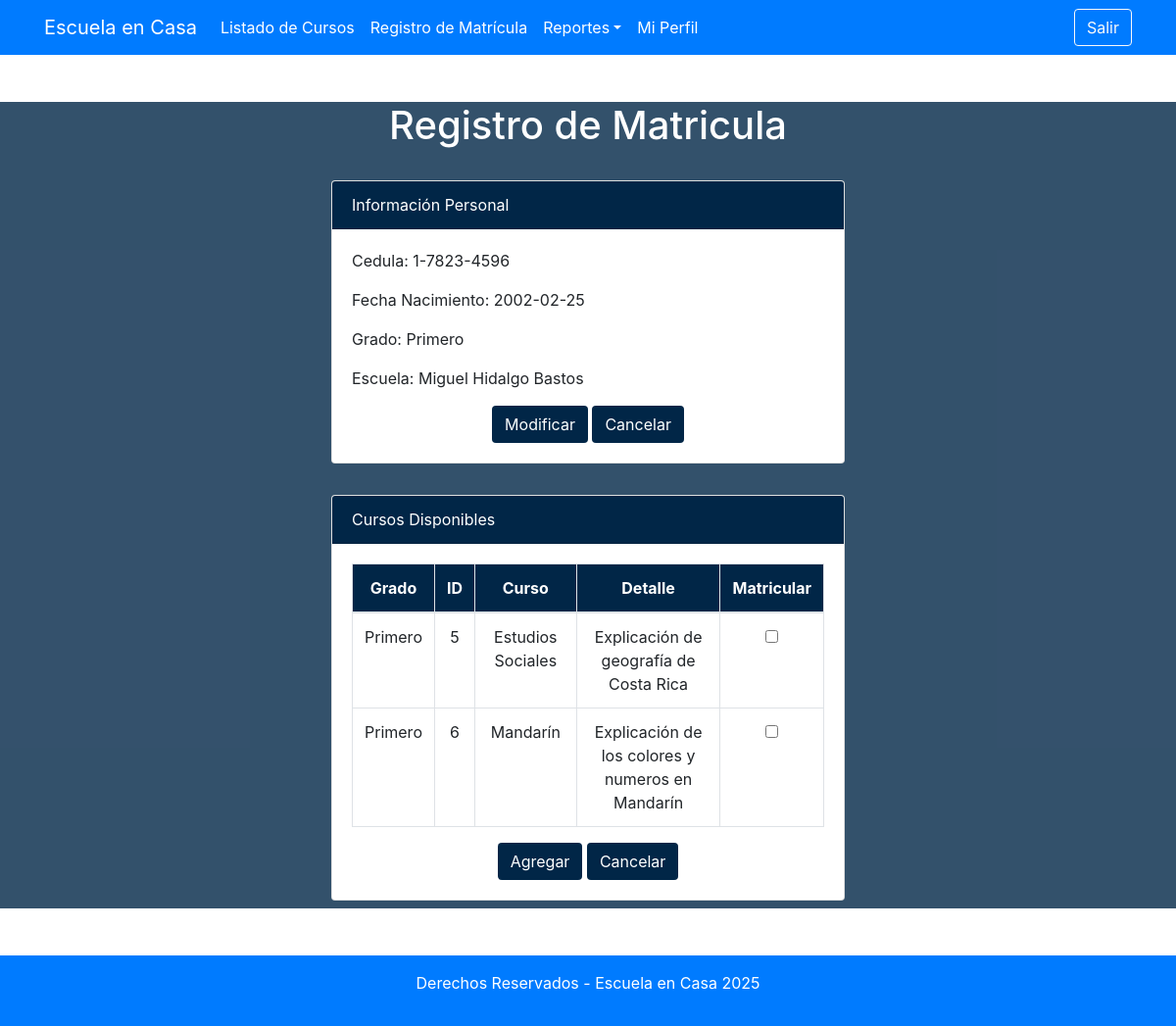
Page /app/views/curso/registro_matricula.php (signed in) on the committed database.
### tables this page shows
create table curso (
  id_curso INT NOT NULL AUTO_INCREMENT,
  descripcion  VARCHAR(1600),
  grado  VARCHAR(15),
  detalle VARCHAR(1600),
  ruta_imagen varchar(1024),
  estado  VARCHAR(15),
id_usuario INT,
  PRIMARY KEY (id_curso),
  foreign key fk_usuario_id (id_usuario) references usuario(id_usuario)  );

### app/models/curso.php (called while the page is built, shortened)
<?php
require_once $_SERVER['DOCUMENT_ROOT'] . '/G1_SC-502_JN_Proyecto/config/database.php';
class curso
{
    public static function get_cursos_disponibles()
    {
        global $conn;
        $sql = "SELECT id_curso, descripcion, detalle
    FROM curso
    WHERE estado = 'Disponible'
      AND grado = '" . $_SESSION['grado'] . "'
      AND descripcion NOT IN (
          SELECT descripcion
          FROM curso
          WHERE id_usuario = " . $_SESSION['usuario'] . "
      )";
        $result = $conn->query($sql);
        $cursos = [];
        if ($result->num_rows > 0) {
            while ($row = $result->fetch_assoc()) {
                $cursos[] = $row;
            }
        }
        return $cursos;
    }
}
?>

### app/controller/cursoController.php (called while the page is built, shortened)
<?php
require_once __DIR__ .'/../models/curso.php';
function get_cursos_disponibles() {
    try {
        $cursos = curso::get_cursos_disponibles();
        return ['cursos' => $cursos];
    } catch (Exception $e) {
        header("Location: ../../layout.php?status=error&msg=" . urlencode($e->getMessage()));
        exit();
    }
}
?>

### app/views/curso/registro_matricula.php (the view, shortened to what this page needs)
<?php
include $_SERVER['DOCUMENT_ROOT'] . '/G1_SC-502_JN_Proyecto/app/controller/cursoController.php';
$data = get_cursos_disponibles();
$cursos = $data['cursos'];
?>
<!DOCTYPE html>
<html>
<head>
    <link rel="stylesheet" href="https://maxcdn.bootstrapcdn.com/bootstrap/4.0.0/css/bootstrap.min.css">
    <link href="/G1_SC-502_JN_Proyecto/public/css/style.css" rel="stylesheet" type="text/css" />
</head>
<body>
    <?php
    include $_SERVER['DOCUMENT_ROOT'] . '/G1_SC-502_JN_Proyecto/app/views/nav_menu.php'
        ?>
    <section class="bg-custom" id="estudiante">
        <div class="container mt-5">
            <h1 class="text-center text-white">Registro de Matricula</h1>
            <div class="row mt-4">
                <div class="col-md-6">
                    <div class="card">
                        <div class="card-header bg-body-custom text-white">Información Personal</div>
                        <div class="card-body">
                            <div class="mb-3">
                                <p for="cedula">Cedula: <?= htmlspecialchars($_SESSION['cedula']); ?></p>
                                <p for="fecha_nacimiento">Fecha Nacimiento:
                                    <?= htmlspecialchars($_SESSION['fecha_nacimiento']); ?>
                                </p>
                                <p for="grado">Grado: <?= htmlspecialchars($_SESSION['grado']); ?></p>
                                <p for="escuela">Escuela: <?= htmlspecialchars($_SESSION['escuela']); ?></p>
                            </div>
                            <div class="mt-3 text-center">
                                <a href="" class="btn bg-body-custom text-white" id="modify-info" data-toggle="modal"
                                    data-target="#modifyModal">Modificar</a>
                                <a href="" class="btn bg-body-custom text-white">Cancelar</a>
                            </div>
                        </div>
                    </div>
                </div>
                <div class="col-md-6">
                    <div class="card">
                        <div class="card-header bg-body-custom text-white">Cursos Disponibles</div>
                        <div class="card-body">
                            <form method="POST" action="/G1_SC-502_JN_Proyecto/app/controller/cursoController.php">
                                <table class="table table-bordered text-center" id="cursos">
                                    <thead class="bg-body-custom text-white">
                                        <tr>
                                            <th>Grado</th>
                                            <th>ID</th>
                                            <th>Curso</th>
                                            <th>Detalle</th>
                                            <th>Matricular</th>
                                        </tr>
                                    </thead>
                                    <?php if (!empty($cursos)): ?>
                                        <tbody>
                                            <?php foreach ($cursos as $curso): ?>
                                                <tr>
                                                    <td><?= htmlspecialchars($_SESSION['grado']); ?></td>
                                                    <td><?= htmlspecialchars($curso['id_curso']); ?></td>
                                                    <td><?= htmlspecialchars($curso['descripcion']); ?></td>
                                                    <td><?= htmlspecialchars($curso['detalle']); ?></td>
                                                    <td>
                                                        <input type="checkbox" id="<?= htmlspecialchars($curso['id_curso']); ?>"
                                                            name="curso[]" value="<?= htmlspecialchars($curso['id_curso']); ?>">
                                                    </td>
                                                </tr>
                                            <?php endforeach; ?>
                                        </tbody>
                                    <?php endif; ?>
                                </table>
                                <div class="mt-3 text-center">
                                    <button type="submit" class="btn bg-body-custom text-white">Agregar</button>
                                    <a href="" class="btn bg-body-custom text-white">Cancelar</a>
                                </div>
                            </form>
                        </div>
                    </div>
                </div>
            </div>
        </div>
    </section>
    <footer footer th:fragment="footer" class="navbar-light bg-primary text-white mt-5 p-3">
        <div class="container">
            <p class="text-center">Derechos Reservados - Escuela en Casa 2025</p>
        </div>
    </footer>
</body>
</html>

### public/css/style.css (style rules this page uses)
section.bg-custom { background: rgba(1, 38, 71,0.8) !important; }
.bg-body-custom { background: rgba(1, 38, 71); }
.row { display: flex; justify-content: center; flex-wrap: wrap; gap: 1rem; }
.card { margin: 0.5rem; }

### rows in the picture
curso: id_curso "5", descripcion "Estudios Sociales", detalle "Explicación de geografía de Costa Rica"
curso: id_curso "6", descripcion "Mandarín", detalle "Explicación de los colores y numeros en Mandarín"

### other values in the picture
$_SESSION['cedula'] "1-7823-4596"
$_SESSION['fecha_nacimiento'] "2002-02-25"
$_SESSION['grado'] "Primero"
$_SESSION['escuela'] "Miguel Hidalgo Bastos"
